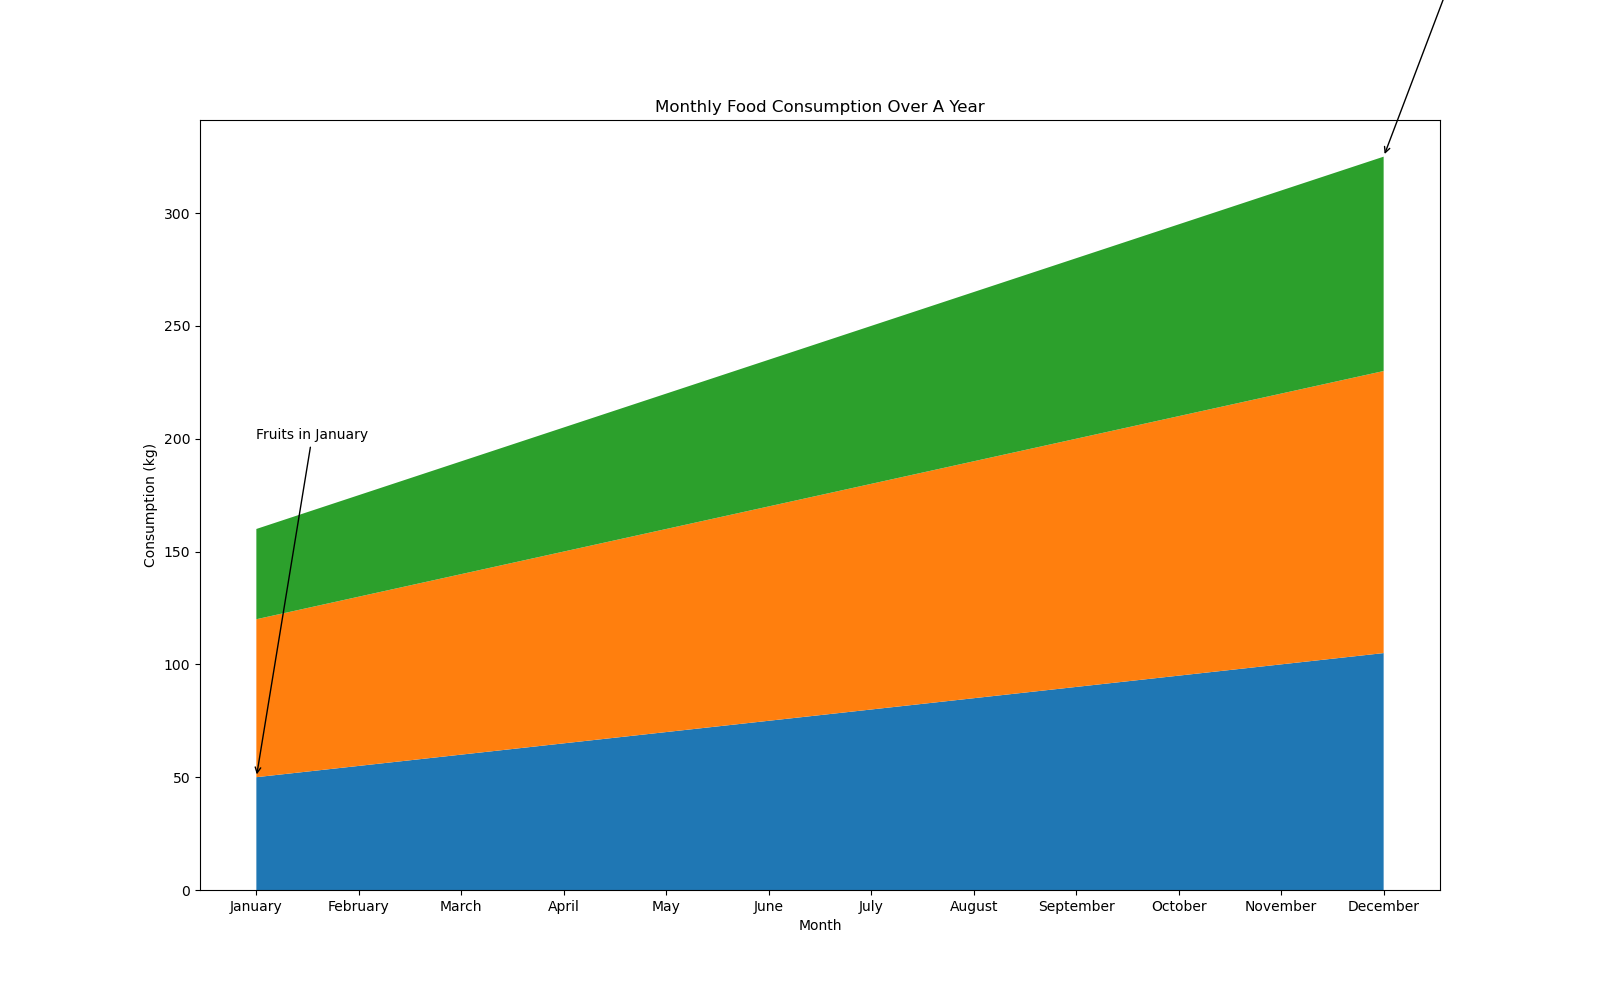

The Python source for this figure:

import matplotlib.pyplot as plt
import pandas as pd

# Define the data
data = {
    'Month': ['January', 'February', 'March', 'April', 'May', 'June', 
              'July', 'August', 'September', 'October', 'November', 'December'],
    'Fruits': [50, 55, 60, 65, 70, 75, 80, 85, 90, 95, 100, 105],
    'Vegetables': [70, 75, 80, 85, 90, 95, 100, 105, 110, 115, 120, 125],
    'Dairy': [40, 45, 50, 55, 60, 65, 70, 75, 80, 85, 90, 95],
}

# Create a dataframe
df = pd.DataFrame(data)

# Define x-axis based on 'Month'
x = df['Month']

# Plot using specific color codes
plt.figure(figsize=(16, 10))
plt.stackplot(x, df['Fruits'], df['Vegetables'], df['Dairy'], 
              colors=['#1f77b4', '#ff7f0e', '#2ca02c'])

# Adding title and labels
plt.title('Monthly Food Consumption Over A Year')
plt.xlabel('Month')
plt.ylabel('Consumption (kg)')

# Add annotations for 'Fruits' for the month of January and December
plt.annotate('Fruits in January', xy=(0, df['Fruits'][0]), 
             xytext=(0, 200), arrowprops=dict(facecolor='black', arrowstyle='->'))

plt.annotate('Fruits in December', xy=(11, df['Fruits'][11] + df['Vegetables'][11] + df['Dairy'][11]), 
             xytext=(11, 400), arrowprops=dict(facecolor='black', arrowstyle='->'))

# Display the figure
plt.show()
